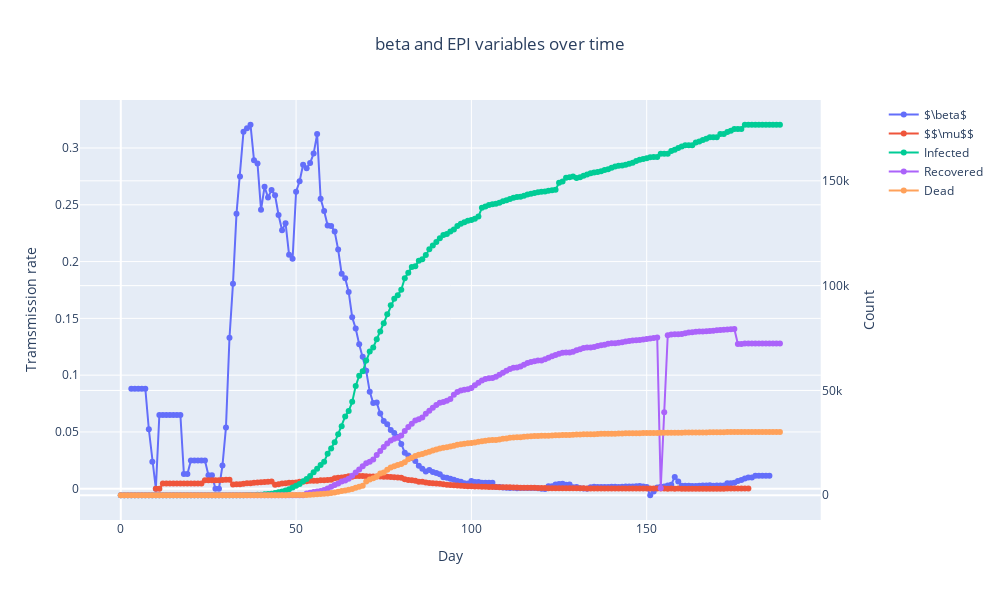

The code cell stored with this chart in its notebook:
### Code cell
plot_dualaxis(len(EPI_data), 
              [EPI_data.beta.rolling(7, center=True).mean(), EPI_data.mu.rolling(20, center=True).mean()], 
              [EPI_data.I, EPI_data.R, EPI_data.D], 
              ['$\\beta$', '$$\\mu$$', 'Tramsmission rate'], 
              ['Infected', 'Recovered', 'Dead', 'Count'], 
              'beta and EPI variables over time', 
              log_y2=False,
              static=STATIC_PLOTS)

### Figure 1 — Plotly figure (JSON) as saved in the notebook; plotly's stock layout.template omitted (floating-point values rounded to 4 significant figures; data arrays with more than 128 entries replaced by an {"elided": "..."} marker saying what was removed)
{"data": [{"mode": "lines+markers", "name": "$\\beta$", "type": "scatter", "x": {"elided": "189 int values"}, "y": {"elided": "189 float values"}}, {"mode": "lines+markers", "name": "$$\\mu$$", "type": "scatter", "x": {"elided": "189 int values"}, "y": {"elided": "189 float values"}}, {"mode": "lines+markers", "name": "Infected", "type": "scatter", "x": {"elided": "189 int values"}, "xaxis": "x", "y": {"elided": "189 int values"}, "yaxis": "y2"}, {"mode": "lines+markers", "name": "Recovered", "type": "scatter", "x": {"elided": "189 int values"}, "xaxis": "x", "y": {"elided": "189 float values"}, "yaxis": "y2"}, {"mode": "lines+markers", "name": "Dead", "type": "scatter", "x": {"elided": "189 int values"}, "xaxis": "x", "y": {"elided": "189 int values"}, "yaxis": "y2"}], "layout": {"height": 600, "title": {"text": "beta and EPI variables over time", "x": 0.5}, "width": 1000, "xaxis": {"anchor": "y", "autorange": true, "domain": [0, 0.94], "range": [-11.63, 199.6], "title": {"text": "Day"}, "type": "linear"}, "yaxis": {"anchor": "x", "autorange": true, "domain": [0, 1], "range": [-0.02751, 0.3423], "title": {"text": "Tramsmission rate"}, "type": "linear"}, "yaxis2": {"anchor": "x", "autorange": true, "overlaying": "y", "range": [-11810.0, 188600.0], "side": "right", "title": {"text": "Count"}, "type": "linear"}}}
